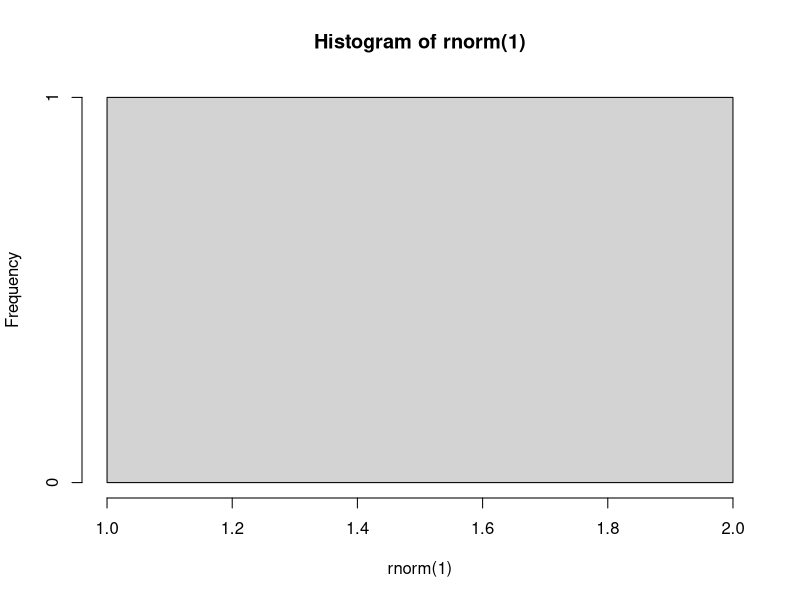
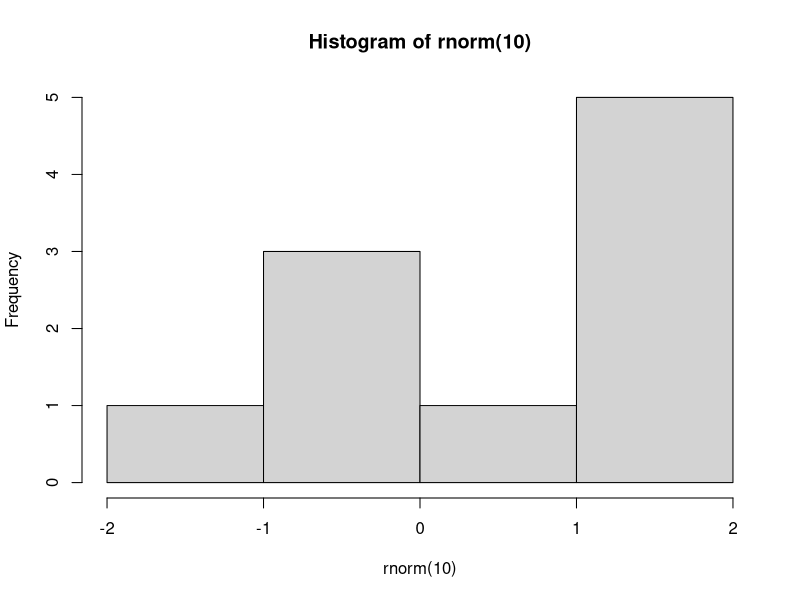
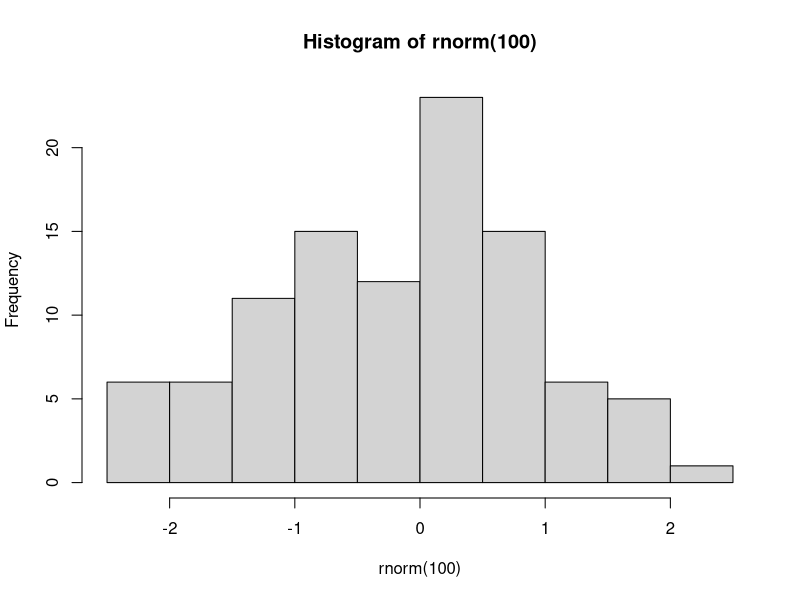
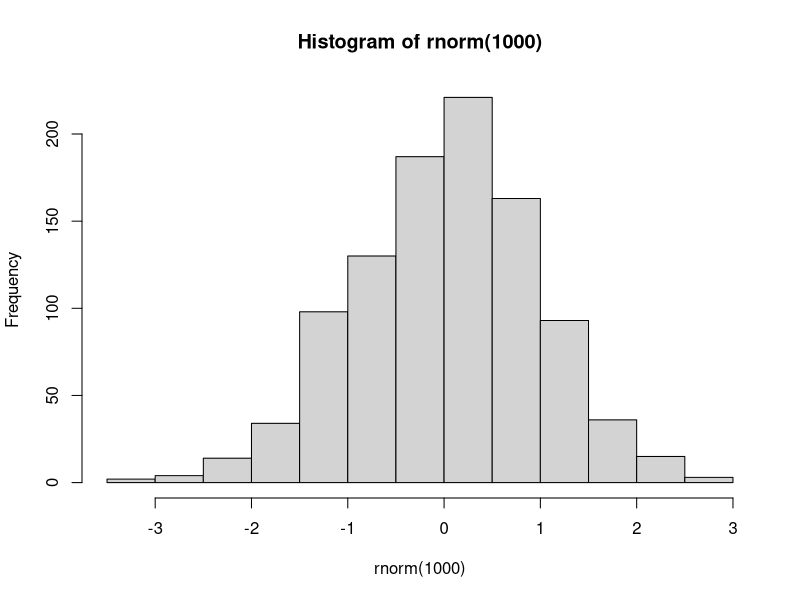
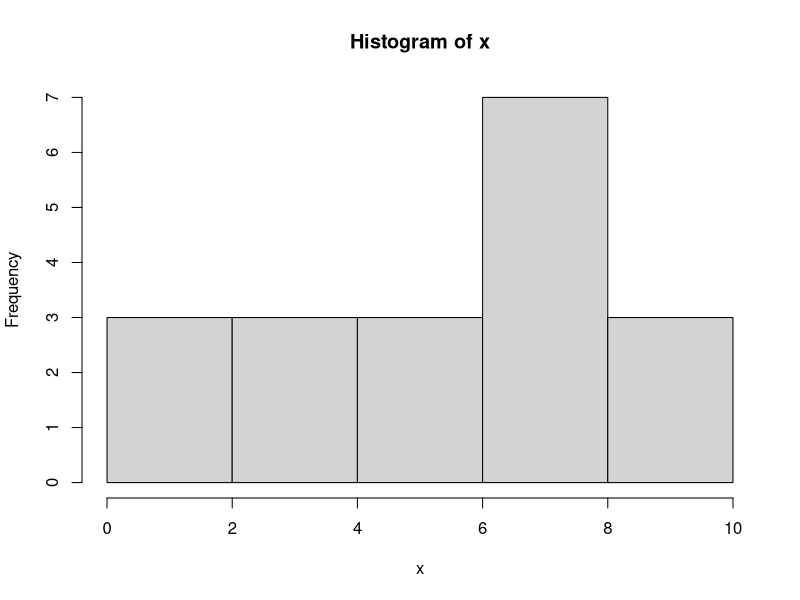
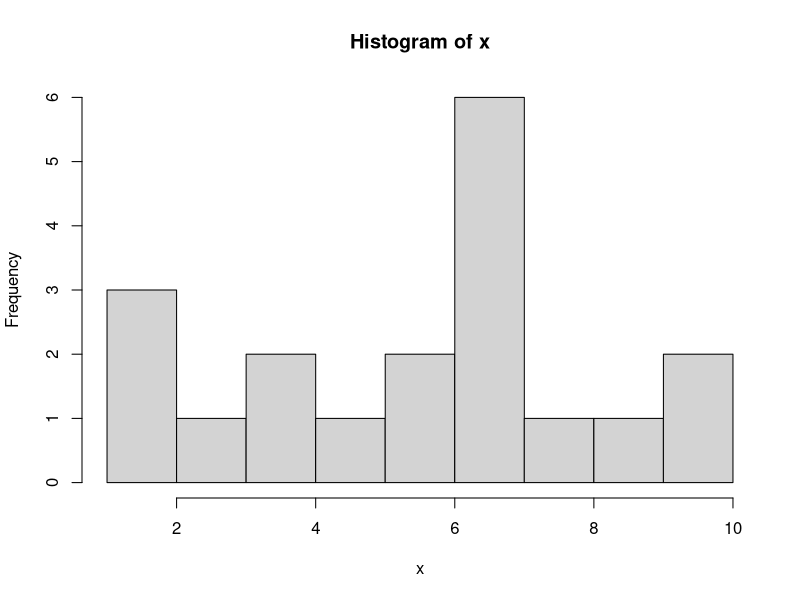
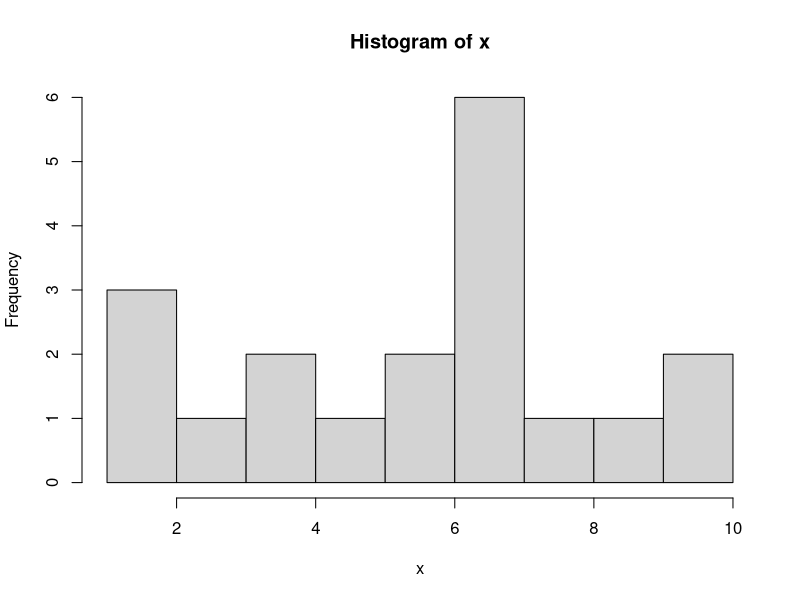
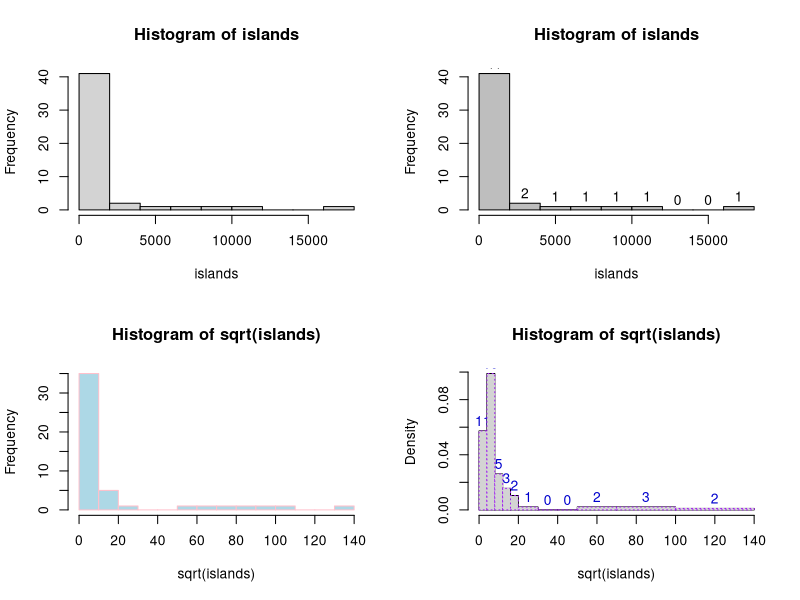

These figures' R source, in order:
## ---- chunk 1
knitr::opts_chunk$set(echo = TRUE)
## ---- chunk 2
y<-10
y
## ---- chunk 3
x <- c(1,2,2,3,4,4,5,6,6,7,7,7,7,7,7,8,9,10,10)
## ---- chunk 4
rnorm(1)
rnorm(4)
rnorm(8)
## ---- chunk 5
hist(rnorm(1))
hist(rnorm(10))
hist(rnorm(100))
hist(rnorm(1000))
## ---- chunk 6
x
hist(x)

## ---- chunk 7
?hist
## ---- chunk 8
?seq
## ---- chunk 9
example(seq)
## ---- chunk 10
x <- c(1,2,2,3,4,4,5,6,6,7,7,7,7,7,7,8,9,10,10)
hist(x, breaks = seq(from=min(x), to=max(x),by=1))
histx <- hist(x, breaks = seq(from=min(x), to=max(x),by=1))

## ---- chunk 11
mean(x)
sd(x)

## ---- chunk 12
HelloWorld <- function(x)
{return('Hello World')}

## ---- chunk 13
HelloWorld(x)
## ---- chunk 14
c(10,20,30) %% 10
c(11,21,31) %% 10
c(12,22,32) %% 10

## ---- chunk 15
oddcount <- function(x) {
  k <- 0 #assign 0 to k

  for (n in x)  {
    if (n %% 2 == 1) k <- k+1 #if n module 2 equals one, then add 1 to counter k
  }
  return(k)
}

## ---- chunk 16
x
oddcount(c(1,3,5))
oddcount(x)
## ---- chunk 17
mr <- rbind(c(1,2,3,4),c(10,20,30,40),c(100,200,300,400))
mr

## ---- chunk 18
mc <- cbind(c(1,2,3,4),c(10,20,30,40),c(100,200,300,400))
mc

## ---- chunk 19
mc[1,1]
mc[1,]
mc[,1]
## ---- chunk 20
mr

rbind(mc[,1],mc[,2],mc[,3])

## ---- chunk 21
str(mr)
str(mc)
attributes(mc)

str(histx)
attributes(histx)

## ---- chunk 22

example(hist)

## ---- chunk 23
example(persp)
## ---- chunk 24


## ---- chunk 25
summary(cars)
## ---- chunk 26
plot(pressure)
